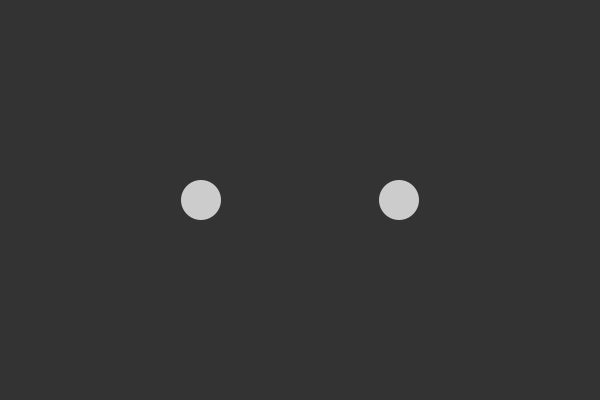
Frame 1 (no input)
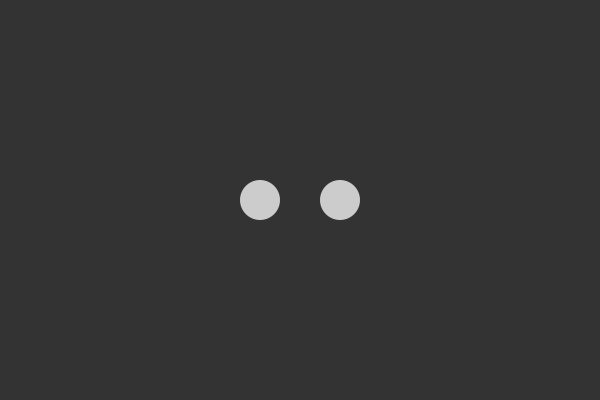
Frame 60 (the mouse pressed at the canvas centre just before this capture)
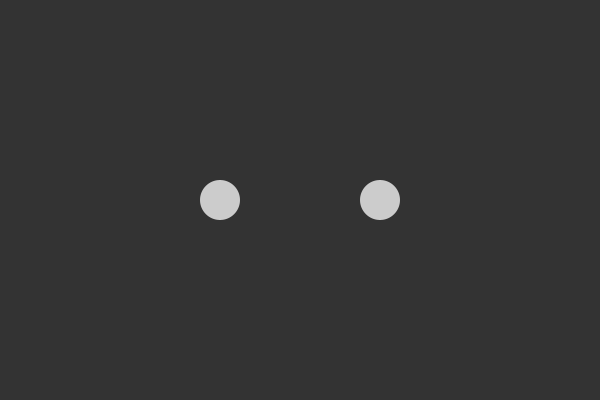
Frame 120 (the mouse held since frame 60 and released just before this capture)

The Processing sketch that drew these frames (run headless with seeded random() and noise(); from frame 60 on, the mouse is pressed at the canvas centre):

// Processing sketch: Collision
// ── Collision.pde
Ball[] balls =  {
	new Ball(200, 200, 20, 1, 0),
	new Ball(400, 200, 20, -1 ,0)
};

void setup() {
	size(600, 400);
}

void draw() {
	background(51);

	for (Ball b : balls) {
		b.update();
		b.display();
		b.checkBoundaryCollision();
	}

	balls[0].checkCollision(balls[1]);
}







class Ball {
	PVector position;
	PVector velocity;
	float COR = 1.5;

	float radius, m;

	Ball(float x, float y, float r_, float vx, float vy) {
		position = new PVector(x, y);
		//velocity = PVector.random2D();
		//velocity.mult(3);
		radius = r_;
		m = radius*.1;
		velocity = new PVector();
		velocity.set(vx, vy);
	}

	void update() {
		position.add(velocity);
	}

	void checkBoundaryCollision() {
		if (position.x > width-radius) {
			position.x = width-radius;
			velocity.x *= -1;
		} else if (position.x < radius) {
			position.x = radius;
			velocity.x *= -1;
		} else if (position.y > height-radius) {
			position.y = height-radius;
			velocity.y *= -1;
		} else if (position.y < radius) {
			position.y = radius;
			velocity.y *= -1;
		}
	}

	void checkCollision(Ball other) {

		// Get distances between the balls components
		PVector distanceVect = PVector.sub(other.position, position);

		// Calculate magnitude of the vector separating the balls
		float distanceVectMag = distanceVect.mag();

		// Minimum distance before they are touching
		float minDistance = radius + other.radius;

		if (distanceVectMag < minDistance) {
			float distanceCorrection = (minDistance-distanceVectMag)/2.0;
			PVector d = distanceVect.copy();
			PVector correctionVector = d.normalize().mult(distanceCorrection);
			other.position.add(correctionVector);
			position.sub(correctionVector);


			PVector collisionPoint = new PVector((position.x + other.position.x) / 2, (position.y + other.position.y) / 2);
			PVector normal = PVector.sub(position, collisionPoint);
			PVector tangent = normal.copy();
			tangent.rotate(-HALF_PI);
			PVector vn = sdot(vdot(velocity, normal) / normal.magSq(), normal);
			PVector ovn = sdot(vdot(other.velocity, normal) / normal.magSq(), normal);
			PVector vt = sdot(vdot(velocity, tangent) / tangent.magSq(), tangent);
			PVector ovt = sdot(vdot(other.velocity, tangent) / tangent.magSq(), tangent);

			float a = (COR * other.m * (sign(ovn, normal) * ovn.mag() - sign(vn, normal) * vn.mag()) + m * sign(vn, normal) * vn.mag() + other.m * sign(ovn, normal) * ovn.mag()) / (m + other.m);
			PVector fvn = normal.copy();
			(fvn.normalize()).mult(a);

			float b = (COR * m * (sign(vn, normal) * vn.mag() - sign(ovn, normal) * ovn.mag()) + m * sign(vn, normal) * vn.mag() + other.m * sign(ovn, normal) * ovn.mag()) / (m + other.m);
			PVector fovn = normal.copy();
			(fovn.normalize()).mult(b);


			// update velocities
			velocity.set(vt.x + fvn.x, vt.y + fvn.y);
			other.velocity.set(ovt.x + fovn.x, ovt.y + fovn.y);

			position.add(velocity);
			other.position.add(other.velocity);
		}
	}

	void display() {
		noStroke();
		fill(204);
		ellipse(position.x, position.y, radius*2, radius*2);
	}
}

float vdot(PVector a, PVector b) {
	return a.x * b.x + a.y * b.y;
}

PVector sdot(float c, PVector v) {
	PVector p = new PVector(c * v.x, c * v.y);
	return p;
}

float sign(PVector a, PVector b) {
	if (vdot(a, b) == 0) return 0;
	return vdot(a, b) / abs(vdot(a, b));
}
